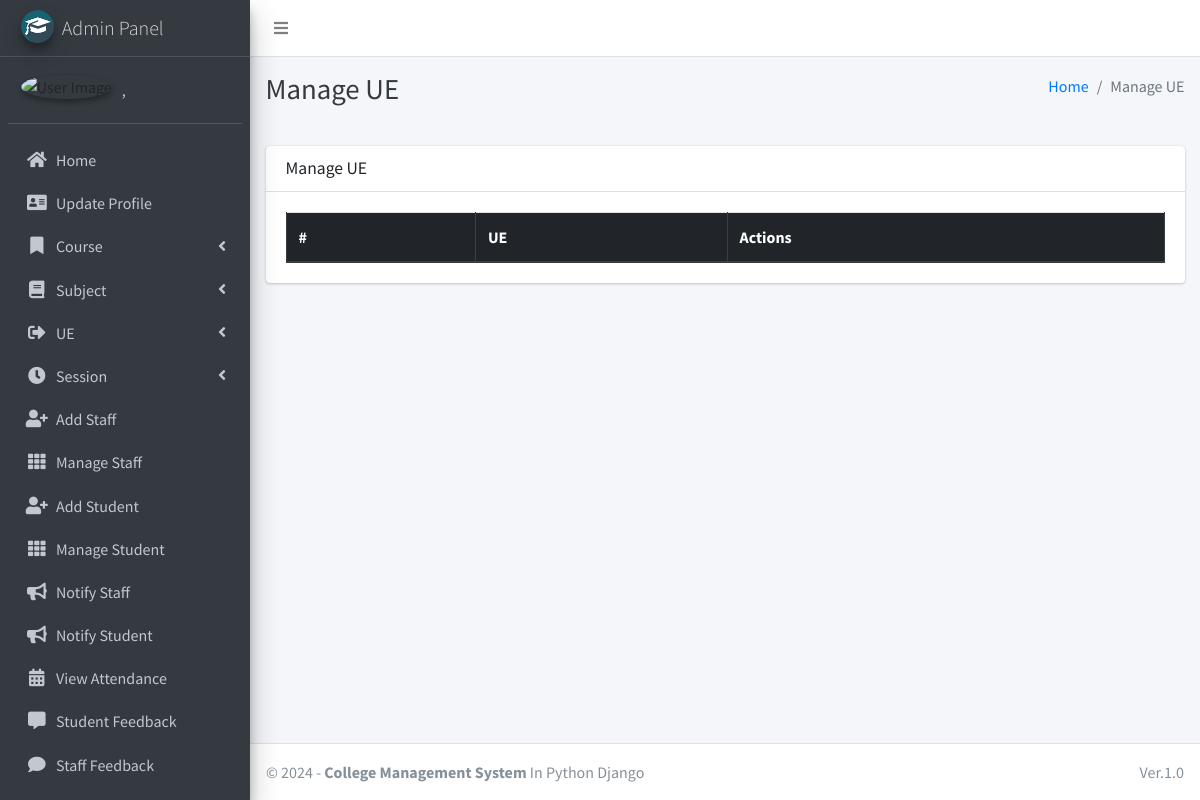
The app's page /ue/manage/ (signed in), older data.
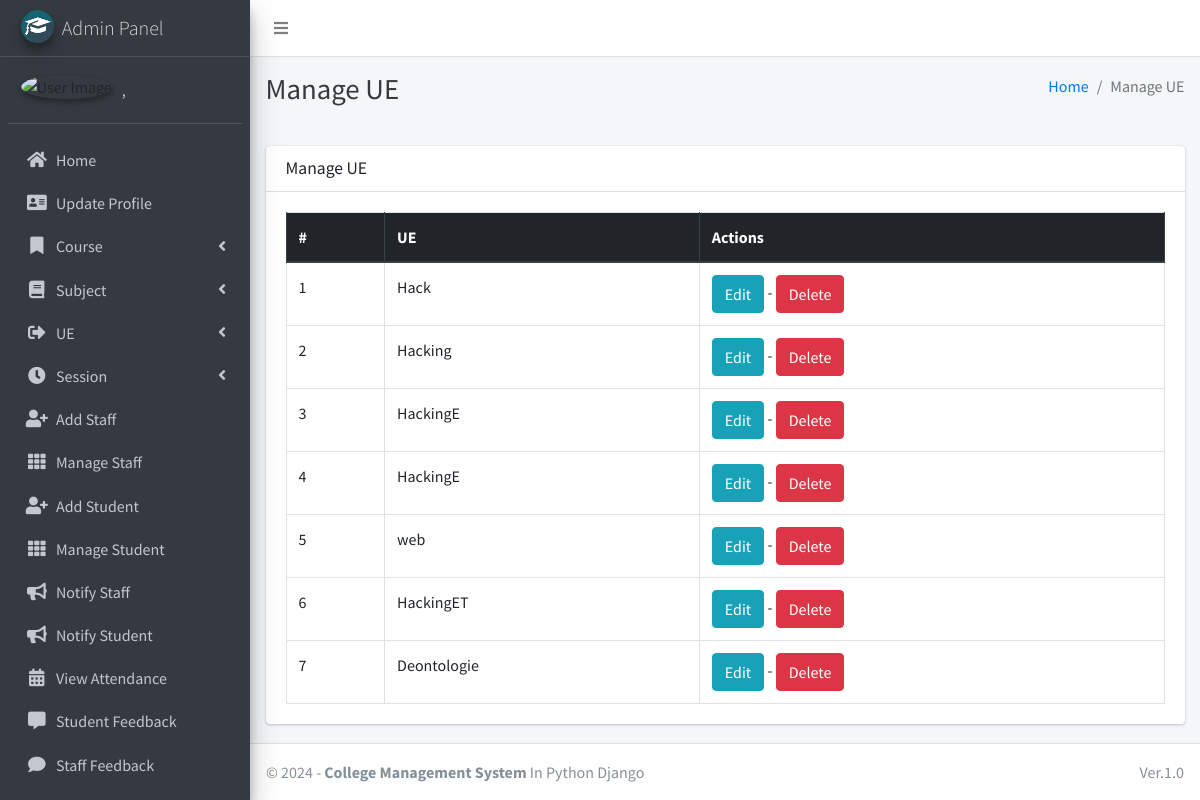
The same page, newer data.
### main_app/models.py (models this page shows, shortened)
class UniteEnseignement(models.Model):
    name = models.CharField(max_length=255)
    coefficient = models.IntegerField()
    matieres = models.ManyToManyField(Subject, related_name="unite_enseignements")
    course = models.ForeignKey(Course, on_delete=models.CASCADE, null=True)

### main_app/hod_views.py (the view)
# urls.py: path("ue/manage/", hod_views.manage_ue, name='manage_ue'),
def manage_ue(request):
    ue = UniteEnseignement.objects.all()
    context = {
        'ue': ue,
        'page_title': 'Manage UE'
    }
    return render(request, "hod_template/manage_ue.html", context)

### main_app/models.py (called while the page is built)
    def __str__(self):
        return self.last_name + ", " + self.first_name

### main_app/templates/hod_template/manage_ue.html
{% extends 'main_app/base.html' %}
{% load static %}
{% block page_title %}{{page_title}}{% endblock page_title %}
{% block content %}
<section class="content">
    <div class="container-fluid">
        <div class="row">
            <div class="col-md-12">
                <div class="card">
                    <div class="card-header">
                        <h3 class="card-title">{{page_title}}</h3>
                    </div>
                    <div class="card-body">
                        <table id="example2" class="table table-bordered table-hover">
                            <thead class="thead-dark">
                                <tr>
                                    <th>#</th>
                                    <th>UE</th>
                                    <th>Actions</th>
                                </tr>
                            </thead>
                            <tbody>
                                {% for el in ue %}
                                <tr>
                                    <td>{{ forloop.counter }}</td>
                                    <td>{{el.name}}</td>
                                    <td>
                                        <a href="{% url 'edit_ue' el.id%}" class="btn btn-info">Edit</a> -
                                        <a href="{% url 'delete_ue' el.id%}" onclick="return confirm('Are you sure you want to delete this UE?')" class="btn btn-danger">Delete</a>
                                    </td>
                                </tr>
                                {% endfor %}
                            </tbody>
                        </table>
                    </div>
                </div>
            </div>
        </div>
    </div>
</section>
{% endblock content %}

Row changes from the older to the newer data that the page shows:
added UniteEnseignement: name "Hack"
added UniteEnseignement: name "Hacking"
added UniteEnseignement: name "HackingE"
added UniteEnseignement: name "HackingE"
added UniteEnseignement: name "web"
added UniteEnseignement: name "HackingET"
added UniteEnseignement: name "Deontologie"
